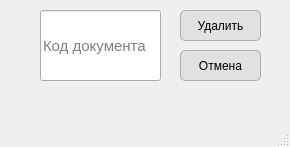
<?xml version="1.0" encoding="UTF-8"?>
<ui version="4.0">
 <class>delEmployeeWindow</class>
 <widget class="QMainWindow" name="delEmployeeWindow">
  <property name="geometry">
   <rect>
    <x>0</x>
    <y>0</y>
    <width>290</width>
    <height>147</height>
   </rect>
  </property>
  <property name="sizePolicy">
   <sizepolicy hsizetype="Fixed" vsizetype="Fixed">
    <horstretch>0</horstretch>
    <verstretch>0</verstretch>
   </sizepolicy>
  </property>
  <property name="mouseTracking">
   <bool>false</bool>
  </property>
  <property name="focusPolicy">
   <enum>Qt::StrongFocus</enum>
  </property>
  <property name="windowTitle">
   <string>MainWindow</string>
  </property>
  <widget class="QWidget" name="centralwidget">
   <widget class="QPushButton" name="deleteButton">
    <property name="geometry">
     <rect>
      <x>180</x>
      <y>10</y>
      <width>81</width>
      <height>31</height>
     </rect>
    </property>
    <property name="styleSheet">
     <string notr="true">border-radius: 5px;
border: 1px solid rgb(173,173,173);
background-color: rgb(225,225,225);</string>
    </property>
    <property name="text">
     <string>Удалить</string>
    </property>
   </widget>
   <widget class="QPushButton" name="cancelButton">
    <property name="geometry">
     <rect>
      <x>180</x>
      <y>50</y>
      <width>81</width>
      <height>31</height>
     </rect>
    </property>
    <property name="styleSheet">
     <string notr="true">border-radius: 5px;
border: 1px solid rgb(173,173,173);
background-color: rgb(225,225,225);</string>
    </property>
    <property name="text">
     <string>Отмена</string>
    </property>
   </widget>
   <widget class="QLineEdit" name="codeEmpolyee">
    <property name="geometry">
     <rect>
      <x>40</x>
      <y>10</y>
      <width>121</width>
      <height>71</height>
     </rect>
    </property>
    <property name="sizePolicy">
     <sizepolicy hsizetype="Fixed" vsizetype="Fixed">
      <horstretch>0</horstretch>
      <verstretch>0</verstretch>
     </sizepolicy>
    </property>
    <property name="font">
     <font>
      <pointsize>11</pointsize>
     </font>
    </property>
    <property name="text">
     <string/>
    </property>
    <property name="placeholderText">
     <string>Код документа</string>
    </property>
   </widget>
  </widget>
  <widget class="QMenuBar" name="menubar">
   <property name="geometry">
    <rect>
     <x>0</x>
     <y>0</y>
     <width>290</width>
     <height>22</height>
    </rect>
   </property>
  </widget>
  <widget class="QStatusBar" name="statusbar"/>
 </widget>
 <resources/>
 <connections/>
</ui>
